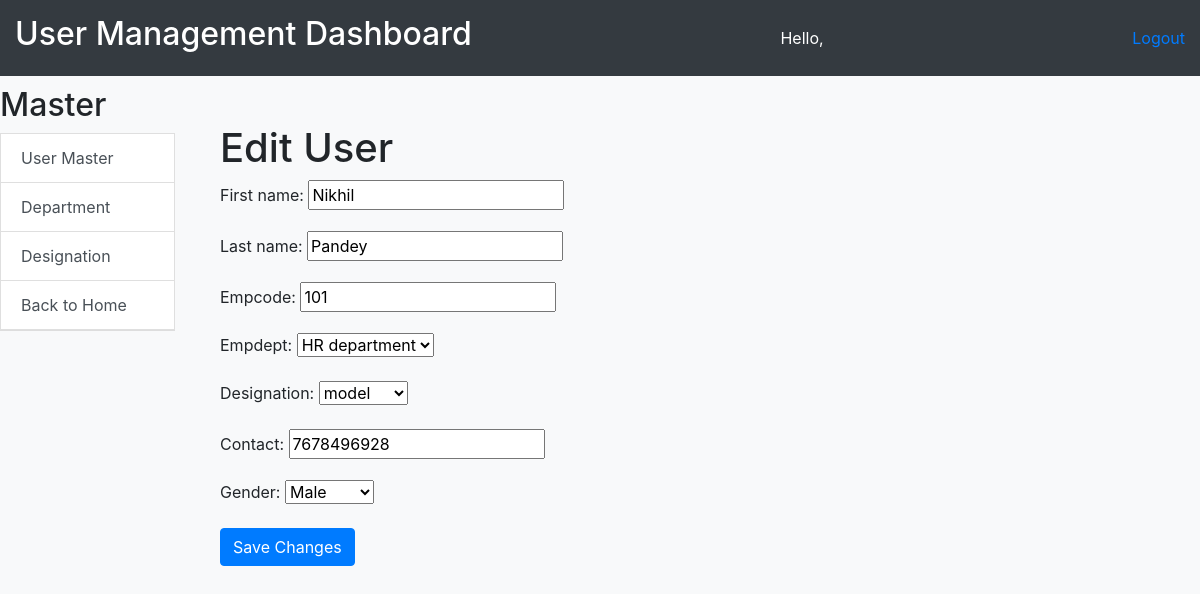
/emp_home/edit_user/1/, run on an earlier commit of the app's database.
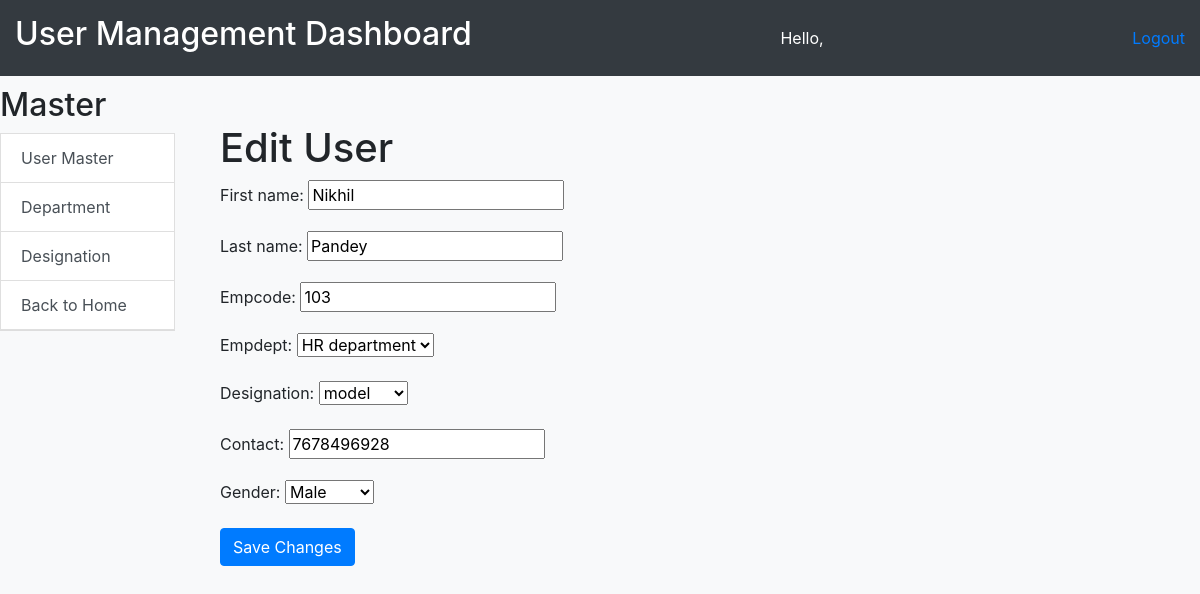
And on a later commit of the database.
### employee/models.py (models this page shows, shortened)
class EmployeeDetail(models.Model):
    GENDER_CHOICES = [
        ('M', 'Male'),
        ('F', 'Female'),
        ('O', 'Other'),
    ]
    user = models.OneToOneField(User, on_delete=models.CASCADE)
    empcode = models.CharField(max_length=50)
    empdept = models.ForeignKey(Department, on_delete=models.CASCADE)
    designation = models.ForeignKey(Designation, on_delete=models.CASCADE, null=True)
    contact = models.CharField(max_length=15, null=True)
    gender = models.CharField(max_length=1, choices=GENDER_CHOICES)
    joiningdate = models.DateField(null=True)

### employee/views.py (the view)
# urls.py: path('edit_user/<int:user_id>/', edit_user, name='edit_user'),
def edit_user(request, user_id):
    user = get_object_or_404(EmployeeDetail, id=user_id)
    if request.method == 'POST':
        form = EmployeeDetailForm(request.POST, instance=user)
        user_form = UserForm(request.POST, instance=user.user)
        if form.is_valid() and user_form.is_valid():
            form.save()
            user_form.save()
            return redirect('user_master')
    else:
        form = EmployeeDetailForm(instance=user)
        user_form = UserForm(instance=user.user)
    return render(request, 'edit_user.html', {'user': user, 'form': form, 'user_form': user_form})

### employee/forms.py
class EmployeeDetailForm(forms.ModelForm):
    class Meta:
        model = EmployeeDetail
        fields = ['empcode', 'empdept', 'designation', 'contact', 'gender']
    widgets = {
        'joiningdate': forms.DateInput(attrs={'type': 'date'}),
    }

class UserForm(forms.ModelForm):
    class Meta:
        model = User
        fields = ['first_name', 'last_name']

### employee/models.py (called while the page is built)
    def __str__(self):
        return self.name

    def __str__(self):
        return self.name

### employee/templates/edit_user.html (shortened to what this page needs)
{% extends 'user_management.html' %}
{% block content %}
  <div class="container mt-5">
    <h1>Edit User</h1>
    <form method="post" action="{% url 'edit_user' user.id %}">
      {{ user_form.as_p }}
      {{ form.as_p }}
      <button type="submit" class="btn btn-primary">Save Changes</button>
    </form>
  </div>
{% endblock %}

What changed in the data, as far as the page shows it:
changed EmployeeDetail "HR department": empcode "101" → "103"
